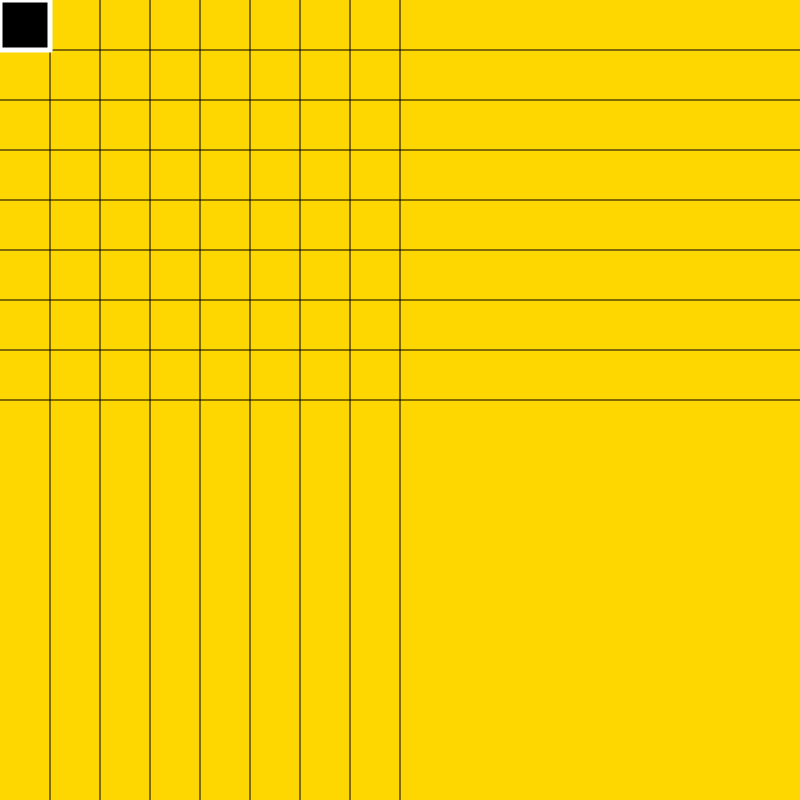
Frame 1 (no input)
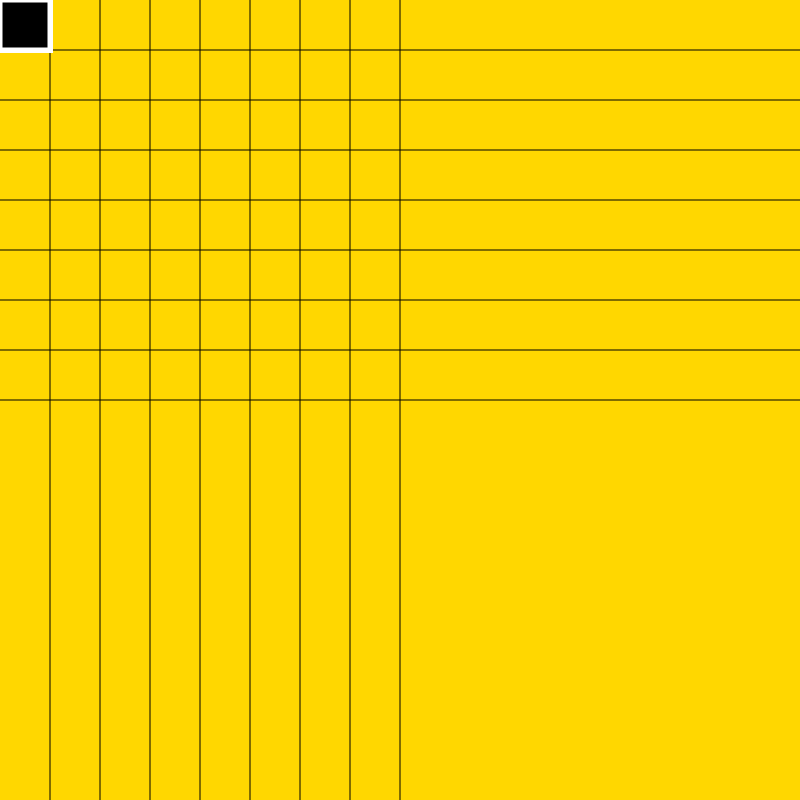
Frame 60 (no input)
Frame 120 (the mouse pressed at the canvas centre since frame 60): identical to frame 60, image omitted

The p5.js sketch that drew these frames (run headless with seeded random() and noise() and a simulated clock; from frame 60 on, the mouse is pressed at the canvas centre):

// p5.js sketch
// ── sketch.js
var xCoord = 0;
var yCoord = 0;

function setup(){
    createCanvas(800,800);
   background("gold")
   strokeWeight(1);
   line(50, 0, 50, height);
   line(100, 0, 100, height);
   line(150, 0, 150, height);
   line(200, 0, 200, height);
   line(250, 0, 250, height);
   line(300, 0, 300, height);
   line(350, 0, 350, height);
   line(400, 0, 400, height);

   line(0, 50, width, 50);
   line(0, 100, width, 100);
   line(0, 150, width, 150);
   line(0, 200, width, 200);
   line(0, 250, width, 250);
   line(0, 300, width, 300);
   line(0, 350, width, 350);
   line(0, 400, width, 400);
}

var playerGrid = [[0, 0, 0, 0, 0, 0, 0, 0, 0],
                 [0, 0, 0, 0, 0, 0, 0, 0, 0],
                 [0, 0, 0, 0, 0, 0, 0, 0, 0],
                 [0, 0, 0, 0, 0, 0, 0, 0, 0],
                 [0, 0, 0, 0, 0, 0, 0, 0, 0],
                 [0, 0, 0, 0, 0, 0, 0, 0, 0],
                 [0, 0, 0, 0, 0, 0, 0, 0, 0],
                 [0, 0, 0, 0, 0, 0, 0, 0, 0],
                 [0, 0, 0, 0, 0, 0, 0, 0, 0]];
var computerGrid = [[0, 0, 0, 0, 0, 0, 0, 0, 0],
                   [0, 0, 0, 0, 0, 0, 0, 0, 0],
                   [0, 0, 0, 0, 0, 0, 0, 0, 0],
                   [0, 0, 0, 0, 0, 0, 0, 0, 0],
                   [0, 0, 0, 0, 0, 0, 0, 0, 0],
                   [0, 0, 0, 0, 0, 0, 0, 0, 0],
                   [0, 0, 0, 0, 0, 0, 0, 0, 0],
                   [0, 0, 0, 0, 0, 0, 0, 0, 0],
                   [0, 0, 0, 0, 0, 0, 0, 0, 0]];

var carrier = 5;
var battleship = 4;
var cruise = 3;
var submarine = 3;
var destroyer = 2;



//function place(object) {
//   if (object == "ship") {

  // }
   //else if (object == "miss") {

   //}
   //else if (object == "hit")
//}

var placeShip;

function keyPressed() {
   placeShip = false;
   if (keyCode == LEFT_ARROW) {
       if (xCoord >= 50) {
           xCoord -= 50;
       }
   }
   else if (keyCode == RIGHT_ARROW) {
       if (xCoord < 400) {
           xCoord += 50;
       }

   }
   else if (keyCode == UP_ARROW) {
       if (yCoord >= 50) {
           yCoord -= 50;
       }

   }
   else if (keyCode == DOWN_ARROW){
       if (yCoord < 400) {
           yCoord += 50;
       }
   }
   else if (keyCode == ENTER) {
       placeShip = true;
   }
}

//function mouseClicked() {

//}

function draw() {
   
   stroke(255);
   strokeWeight(5);
   fill(0);
   rect(xCoord, yCoord, xCoord + 50, yCoord + 50);

   if (placeShip) {
       noStroke();
       fill("blue");
       rect(xCoord, yCoord, xCoord + 50, yCoord + 50);
   }
   //textSize(10);
   //textAlign(CENTER);
   //fill(255);
   //text("Place your ships!", width/2, 440);
}
